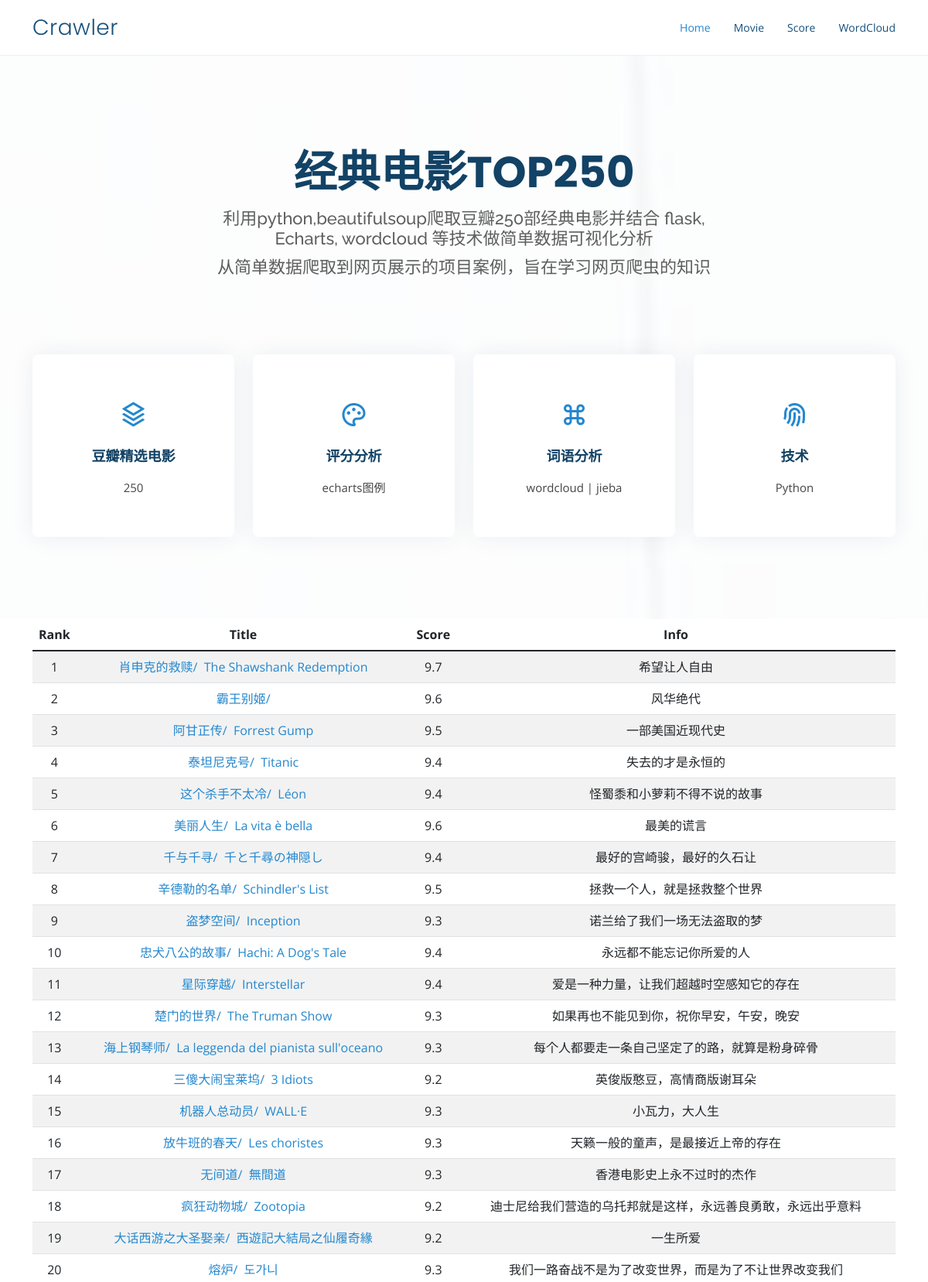
The page /movie (upper part) on the database its author committed.
### tables this page shows
CREATE TABLE movie250
        (
        id integer primary key autoincrement,
        web_link text,
        img_link text,
        cn_title varchar,
        en_title varchar,
        rating numeric,
        introduction text
        );

### app.py (the view)
@app.route("/movie")
def movie():
    datalist = []
    conn = sql.connect("movie.db")
    cur = conn.cursor()
    query = "SELECT * FROM movie250"
    data = cur.execute(query)
    for items in data:
        datalist.append(items)
    cur.close()
    conn.close()
    return render_template("movie.html", data=datalist)

### templates/movie.html (shortened to what this page needs)
<!DOCTYPE html>
<html lang="en">
<head>
  <link href="static/assets/vendor/aos/aos.css" rel="stylesheet">
  <link href="static/assets/vendor/bootstrap/css/bootstrap.min.css" rel="stylesheet">
  <link href="static/assets/vendor/bootstrap-icons/bootstrap-icons.css" rel="stylesheet">
  <link href="static/assets/vendor/boxicons/css/boxicons.min.css" rel="stylesheet">
  <link href="static/assets/vendor/glightbox/css/glightbox.min.css" rel="stylesheet">
  <link href="static/assets/vendor/remixicon/remixicon.css" rel="stylesheet">
  <link href="static/assets/vendor/swiper/swiper-bundle.min.css" rel="stylesheet">
  <link href="static/assets/css/style.css" rel="stylesheet">
</head>
<body>
  <header id="header" class="fixed-top">
    <div class="container d-flex align-items-center justify-content-between">
      <h1 class="logo"><a href="index.html">Crawler</a></h1>
      <nav id="navbar" class="navbar">
        <ul>
          <li><a class="nav-link scrollto active" href="/">Home</a></li>
          <li><a class="nav-link scrollto" href="/movie">Movie</a></li>
          <li><a class="nav-link scrollto" href="/score">Score</a></li>
          <li><a class="nav-link scrollto o" href="/word">WordCloud</a></li>
        </ul>
      </nav>
    </div>
  </header>
  <section id="hero" class="d-flex align-items-center">
    <div class="container position-relative text-center" data-aos="fade-up" data-aos-delay="100">
      <div class="row justify-content-center">
        <div class="col-xl-7 col-lg-9 text-center">
          <h1>经典电影TOP250</h1>
          <h2>利用python,beautifulsoup爬取豆瓣250部经典电影并结合 flask, Echarts, wordcloud 等技术做简单数据可视化分析</h2>
          <h2>从简单数据爬取到网页展示的项目案例，旨在学习网页爬虫的知识</h2>
        </div>
      </div>
      <div class="row icon-boxes">
        <div class="col-md-6 col-lg-3 align-items-stretch mb-5 mb-lg-0" data-aos="zoom-in" data-aos-delay="200">
          <div class="icon-box">
            <div class="icon"><i class="ri-stack-line"></i></div>
            <h4 class="title"><a href="/movie">豆瓣精选电影</a></h4>
            <p class="description">250</p>
          </div>
        </div>
        <div class="col-md-6 col-lg-3 align-items-stretch mb-5 mb-lg-0" data-aos="zoom-in" data-aos-delay="300">
          <div class="icon-box">
            <div class="icon"><i class="ri-palette-line"></i></div>
            <h4 class="title"><a href="/score">评分分析</a></h4>
            <p class="description">echarts图例</p>
          </div>
        </div>
        <div class="col-md-6 col-lg-3 align-items-stretch mb-5 mb-lg-0" data-aos="zoom-in" data-aos-delay="400">
          <div class="icon-box">
            <div class="icon"><i class="ri-command-line"></i></div>
            <h4 class="title"><a href="/wordcloud">词语分析</a></h4>
            <p class="description">wordcloud | jieba</p>
          </div>
        </div>
        <div class="col-md-6 col-lg-3 align-items-stretch mb-5 mb-lg-0" data-aos="zoom-in" data-aos-delay="500">
          <div class="icon-box">
            <div class="icon"><i class="ri-fingerprint-line"></i></div>
            <h4 class="title"><a href="#">技术</a></h4>
            <p class="description">Python</p>
          </div>
        </div>
      </div>
    </div>
  </section>
      <div class="container text-center">
        <table class="table table-striped table-hover">
          <thead>
            <tr>
              <th>Rank</th>
              <th>Title</th>
              <th>Score</th>
              <th>Info</th>
            </tr>
          </thead>
          <tbody>
            {% for items in data %}
              <tr>
                <td>{{ items[0] }}</td>
               <td> <a href="{{ items[1] }}" target="_blank">{{ items[3] }}/{{ items[4]}}</a></td>
                <td>{{ items[5] }}</td>
                <td>{{ items[6] }}</td>
              </tr>
            {% endfor %}
          </tbody>
        </table>
      </div>
</body>
</html>

### static/assets/css/style.css (style rules this page uses)
body { font-family: "Open Sans", sans-serif; color: #444444; }
a { color: #2487ce; text-decoration: none; }
h1, h2, h3, h4, h5, h6 { font-family: "Raleway", sans-serif; }
#header { transition: all 0.5s; background: #fff; z-index: 997; padding: 15px 0; border-bottom: 1px solid #e6f2fb; }
#header .logo { font-size: 28px; margin: 0; padding: 0; line-height: 1; font-weight: 300; letter-spacing: 0.5px; font-family: "Poppins", sans-serif; }
#header .logo a { color: #16507b; }
.navbar { padding: 0; }
.navbar ul { margin: 0; padding: 0; display: flex; list-style: none; align-items: center; }
.navbar li { position: relative; }
.navbar a, .navbar a:focus { display: flex; align-items: center; justify-content: space-between; padding: 10px 0 10px 30px; font-size: 14px; color: #16507b; white-space: nowrap; transition: 0.3s; }
.navbar a:hover, .navbar .active, .navbar .active:focus, .navbar li:hover > a { color: #2487ce; }
#hero { width: 100%; height: 100vh; position: relative; background: url("../img/hero-bg.jpg") top center; background-size: cover; position: relative; }
#hero:before { content: ""; background: rgba(255, 255, 255, 0.8); position: absolute; bottom: 0; top: 0; left: 0; right: 0; }
#hero .container { padding-top: 80px; }
#hero h1 { margin: 0; font-size: 56px; font-weight: 700; line-height: 72px; color: #124265; font-family: "Poppins", sans-serif; }
#hero h2 { color: #5e5e5e; margin: 10px 0 0 0; font-size: 22px; }
#hero .icon-boxes { margin-top: 100px; }
#hero .icon-box { padding: 50px 30px; position: relative; overflow: hidden; background: #fff; box-shadow: 0 0 29px 0 rgba(18, 66, 101, 0.08); transition: all 0.3s ease-in-out; border-radius: 8px; z-index: 1; }
#hero .icon-box .title { font-weight: 700; margin-bottom: 15px; font-size: 18px; }
#hero .icon-box .title a { color: #124265; transition: 0.3s; }
#hero .icon-box .description { font-size: 15px; line-height: 28px; margin-bottom: 0; }
#hero .icon-box .icon { margin-bottom: 20px; padding-top: 10px; display: inline-block; transition: all 0.3s ease-in-out; font-size: 36px; line-height: 1; color: #2487ce; }
@media (min-width: 1024px) { #hero { background-attachment: fixed; } }
section { padding: 80px 0; overflow: hidden; }

### rows shown on the page
movie250: id "1", cn_title "肖申克的救赎", en_title "The Shawshank Redemption", rating "9.7", introduction "希望让人自由"
movie250: id "2", cn_title "霸王别姬", rating "9.6", introduction "风华绝代"
movie250: id "3", cn_title "阿甘正传", en_title "Forrest Gump", rating "9.5", introduction "一部美国近现代史"
movie250: id "4", cn_title "泰坦尼克号", en_title "Titanic", rating "9.4", introduction "失去的才是永恒的"
movie250: id "5", cn_title "这个杀手不太冷", en_title "Léon", rating "9.4", introduction "怪蜀黍和小萝莉不得不说的故事"
movie250: id "6", cn_title "美丽人生", en_title "La vita è bella", rating "9.6", introduction "最美的谎言"
movie250: id "7", cn_title "千与千寻", en_title "千と千尋の神隠し", rating "9.4", introduction "最好的宫崎骏，最好的久石让"
movie250: id "8", cn_title "辛德勒的名单", en_title "Schindler's List", rating "9.5", introduction "拯救一个人，就是拯救整个世界"
movie250: id "9", cn_title "盗梦空间", en_title "Inception", rating "9.3", introduction "诺兰给了我们一场无法盗取的梦"
movie250: id "10", cn_title "忠犬八公的故事", en_title "Hachi: A Dog's Tale", rating "9.4", introduction "永远都不能忘记你所爱的人"
movie250: id "11", cn_title "星际穿越", en_title "Interstellar", rating "9.4", introduction "爱是一种力量，让我们超越时空感知它的存在"
movie250: id "12", cn_title "楚门的世界", en_title "The Truman Show", rating "9.3", introduction "如果再也不能见到你，祝你早安，午安，晚安"
movie250: id "13", cn_title "海上钢琴师", en_title "La leggenda del pianista sull'oceano", rating "9.3", introduction "每个人都要走一条自己坚定了的路，就算是粉身碎骨"
movie250: id "14", cn_title "三傻大闹宝莱坞", en_title "3 Idiots", rating "9.2", introduction "英俊版憨豆，高情商版谢耳朵"
movie250: id "15", cn_title "机器人总动员", en_title "WALL·E", rating "9.3", introduction "小瓦力，大人生"
movie250: id "16", cn_title "放牛班的春天", en_title "Les choristes", rating "9.3", introduction "天籁一般的童声，是最接近上帝的存在"
movie250: id "17", cn_title "无间道", en_title "無間道", rating "9.3", introduction "香港电影史上永不过时的杰作"
movie250: id "18", cn_title "疯狂动物城", en_title "Zootopia", rating "9.2", introduction "迪士尼给我们营造的乌托邦就是这样，永远善良勇敢，永远出乎意料"
movie250: id "19", cn_title "大话西游之大圣娶亲", en_title "西遊記大結局之仙履奇緣", rating "9.2", introduction "一生所爱"
movie250: id "20", cn_title "熔炉", en_title "도가니", rating "9.3", introduction "我们一路奋战不是为了改变世界，而是为了不让世界改变我们"
